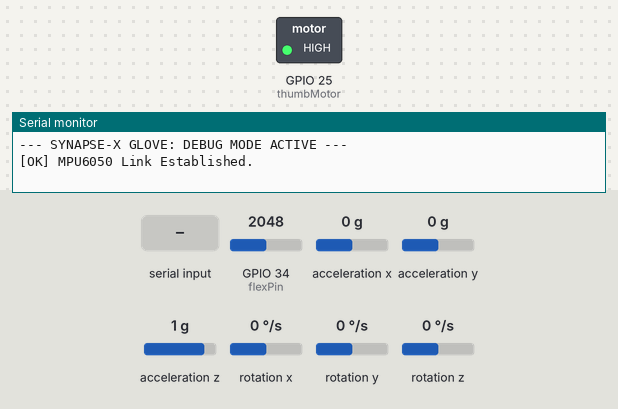
Recording of a sketch running on a simulated ESP32. On the bench: switched loads named in the sketch (green lamp = pin HIGH), the last lines printed to the serial monitor. The inputs (shaded band) are chosen by the test bench; at power-on: GPIO 34 (flexPin) = 2048, acceleration x 0 g, acceleration y 0 g, acceleration z 1 g, rotation x 0 °/s, rotation y 0 °/s, rotation z 0 °/s.

Above: at 1.1 s.
At 3.3 s:
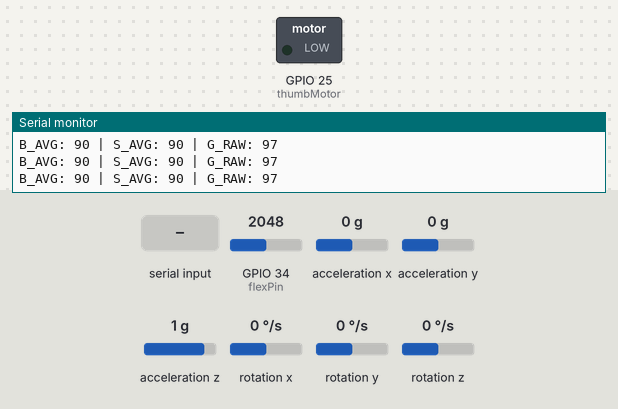
3.4 s: "H" received over the second serial link
At 4.7 s:
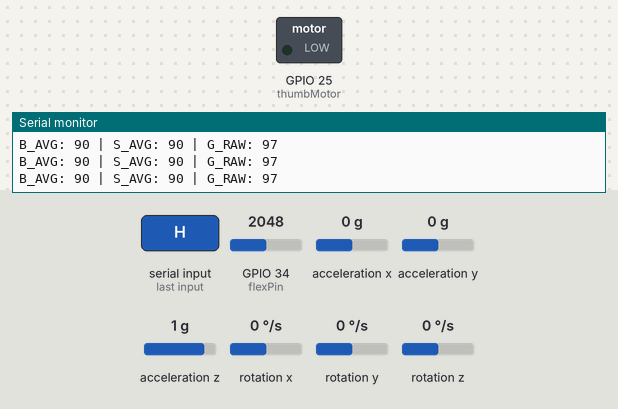
Timing chart, 0 to 6.4 s (numbered marks = the images above; inputs shaded):
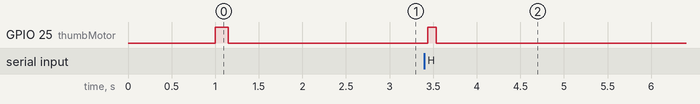

Measured:
- after the input at 3.4 s, GPIO 25 (thumbMotor): LOW → HIGH at once, → LOW 0.10 s later

The sketch:

esp32Side.ino
```cpp
#include <Wire.h>
#include <MPU6050.h>

MPU6050 mpu;
HardwareSerial hc12(2);

const int flexPin = 34;
const int thumbMotor = 25;
int16_t ax, ay, az, gx, gy, gz;

// --- RESET CONFIGURATION ---
int startX = 90;
int startY = 90;
int offsetX = 0;
int offsetY = 0;

// --- STABILITY SETTINGS ---
const int windowSize = 5;
const int moveThreshold = 4;

int baseArray[windowSize], shoulderArray[windowSize];
int baseIdx = 0, shoulderIdx = 0;

int lastSentB = 90, lastSentS = 90, lastSentG = 0;

void setup() {
  Serial.begin(115200);
  delay(1000);
  Serial.println("\n--- SYNAPSE-X GLOVE: DEBUG MODE ACTIVE ---");

  hc12.begin(9600, SERIAL_8N1, 16, 17);
  pinMode(thumbMotor, OUTPUT);
  digitalWrite(thumbMotor, LOW);

  Wire.begin(21, 22);
  mpu.initialize();

  if (mpu.testConnection()) {
    Serial.println("[OK] MPU6050 Link Established.");

    // Startup Buzz
    digitalWrite(thumbMotor, HIGH); delay(150); digitalWrite(thumbMotor, LOW);

    Serial.println("Calibrating... Hold still!");
    delay(1000);
    mpu.getMotion6(&ax, &ay, &az, &gx, &gy, &gz);

    int currentX = map(ax, -14000, 14000, 0, 180);
    int currentY = map(ay, -14000, 14000, 0, 180);
    offsetX = startX - currentX;
    offsetY = startY - currentY;

    Serial.print("Baseline X:"); Serial.print(currentX);
    Serial.print(" | Offset X:"); Serial.println(offsetX);
  }
}

int getAverage(int val, int* arr, int& idx) {
  arr[idx] = val;
  idx = (idx + 1) % windowSize;
  long sum = 0;
  for (int i = 0; i < windowSize; i++) sum += arr[i];
  return sum / windowSize;
}

void loop() {
  mpu.getMotion6(&ax, &ay, &az, &gx, &gy, &gz);
  int rawFlex = analogRead(flexPin);

  // 1. Calculations
  int calcB = map(ax, -12000, 12000, 0, 180) + offsetX;
  int calcS = map(ay, -12000, 12000, 0, 180) + offsetY;
  int rawG  = constrain(map(rawFlex, 1800, 2500, 150, 0), 0, 150);

  // 2. Smoothing
  int avgB = getAverage(constrain(calcB, 0, 180), baseArray, baseIdx);
  int avgS = getAverage(constrain(calcS, 10, 175), shoulderArray, shoulderIdx);

  // 3. Serial Debug Output (Always Visible)
  Serial.print("B_AVG: "); Serial.print(avgB);
  Serial.print(" | S_AVG: "); Serial.print(avgS);
  Serial.print(" | G_RAW: "); Serial.print(rawG);

  // 4. Send Packet logic
  bool change = false;
  if (abs(avgB - lastSentB) >= moveThreshold) { lastSentB = avgB; change = true; }
  if (abs(avgS - lastSentS) >= moveThreshold) { lastSentS = avgS; change = true; }
  if (abs(rawG - lastSentG) >= 5) { lastSentG = rawG; change = true; }

  if (change) {
    hc12.print("<");
    hc12.print(lastSentB); hc12.print(",");
    hc12.print(lastSentS); hc12.print(",");
    hc12.print(lastSentG);
    hc12.println(">");
    Serial.print(" [TX]"); // Indicate data sent
  }

  // 5. Haptic Feedback
  if (hc12.available()) {
    char feedback = hc12.read();
    if (feedback == 'H') {
      Serial.print(" !!! HAPTIC !!!");
      digitalWrite(thumbMotor, HIGH);
      delay(100);
      digitalWrite(thumbMotor, LOW);
      while(hc12.available()) hc12.read();
    }
  }

  Serial.println(); // Finalize debug line
  delay(40);
}
```
